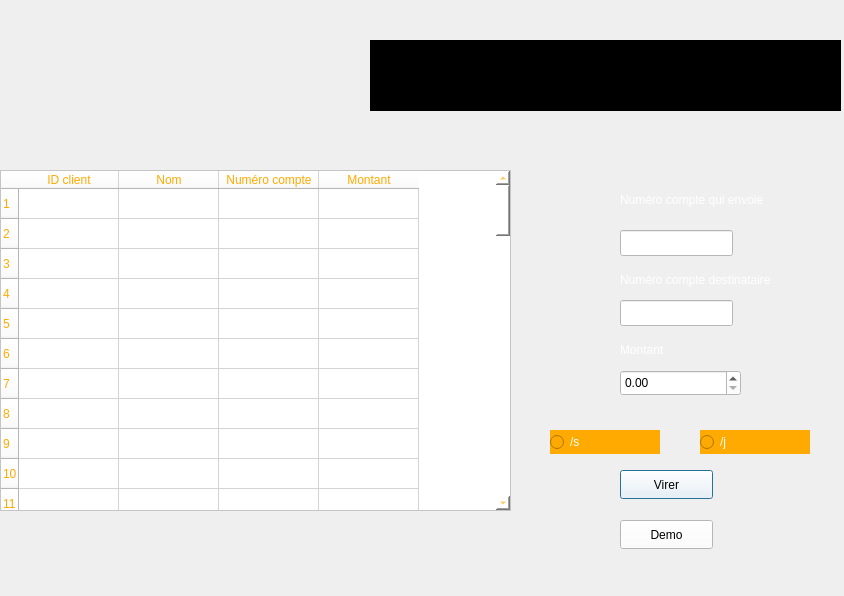
<?xml version="1.0" encoding="UTF-8"?>
<ui version="4.0">
 <class>afficher_compte</class>
 <widget class="QDialog" name="afficher_compte">
  <property name="geometry">
   <rect>
    <x>0</x>
    <y>0</y>
    <width>844</width>
    <height>596</height>
   </rect>
  </property>
  <property name="windowTitle">
   <string>Dialog</string>
  </property>
  <widget class="QLabel" name="label_2">
   <property name="geometry">
    <rect>
     <x>0</x>
     <y>-10</y>
     <width>391</width>
     <height>171</height>
    </rect>
   </property>
   <property name="text">
    <string/>
   </property>
   <property name="pixmap">
    <pixmap>../../Images/Captures d’écran/LOGO1.png</pixmap>
   </property>
  </widget>
  <widget class="QLabel" name="labelNomGestionnaire">
   <property name="geometry">
    <rect>
     <x>370</x>
     <y>40</y>
     <width>471</width>
     <height>71</height>
    </rect>
   </property>
   <property name="styleSheet">
    <string notr="true">color: rgb(255, 255, 255);
font: 700 18pt &quot;Segoe UI&quot;;
background-color: rgb(0, 0, 0);</string>
   </property>
   <property name="text">
    <string/>
   </property>
   <property name="alignment">
    <set>Qt::AlignCenter</set>
   </property>
  </widget>
  <widget class="QTableWidget" name="tableau_comptes">
   <property name="geometry">
    <rect>
     <x>0</x>
     <y>170</y>
     <width>511</width>
     <height>341</height>
    </rect>
   </property>
   <property name="cursor" stdset="0">
    <cursorShape>PointingHandCursor</cursorShape>
   </property>
   <property name="styleSheet">
    <string notr="true">font: 700 10pt &quot;Segoe UI&quot;;
color: rgb(255, 170, 0);
background-color: rgb(255, 255, 255);</string>
   </property>
   <property name="showGrid">
    <bool>true</bool>
   </property>
   <property name="wordWrap">
    <bool>true</bool>
   </property>
   <property name="cornerButtonEnabled">
    <bool>true</bool>
   </property>
   <property name="rowCount">
    <number>60</number>
   </property>
   <property name="columnCount">
    <number>4</number>
   </property>
   <row/>
   <row/>
   <row/>
   <row/>
   <row/>
   <row/>
   <row/>
   <row/>
   <row/>
   <row/>
   <row/>
   <row/>
   <row/>
   <row/>
   <row/>
   <row/>
   <row/>
   <row/>
   <row/>
   <row/>
   <row/>
   <row/>
   <row/>
   <row/>
   <row/>
   <row/>
   <row/>
   <row/>
   <row/>
   <row/>
   <row/>
   <row/>
   <row/>
   <row/>
   <row/>
   <row/>
   <row/>
   <row/>
   <row/>
   <row/>
   <row/>
   <row/>
   <row/>
   <row/>
   <row/>
   <row/>
   <row/>
   <row/>
   <row/>
   <row/>
   <row/>
   <row/>
   <row/>
   <row/>
   <row/>
   <row/>
   <row/>
   <row/>
   <row/>
   <row/>
   <column>
    <property name="text">
     <string>ID client</string>
    </property>
   </column>
   <column>
    <property name="text">
     <string>Nom</string>
    </property>
   </column>
   <column>
    <property name="text">
     <string>Numéro compte</string>
    </property>
   </column>
   <column>
    <property name="text">
     <string>Montant</string>
    </property>
   </column>
  </widget>
  <widget class="QLineEdit" name="compteSource">
   <property name="geometry">
    <rect>
     <x>620</x>
     <y>230</y>
     <width>113</width>
     <height>26</height>
    </rect>
   </property>
   <property name="styleSheet">
    <string notr="true">color: rgb(0, 0, 0);
background-color: rgb(255, 255, 255);</string>
   </property>
  </widget>
  <widget class="QLineEdit" name="compteDestinataire">
   <property name="geometry">
    <rect>
     <x>620</x>
     <y>300</y>
     <width>113</width>
     <height>26</height>
    </rect>
   </property>
   <property name="styleSheet">
    <string notr="true">color: rgb(0, 0, 0);
background-color: rgb(255, 255, 255);</string>
   </property>
  </widget>
  <widget class="QLabel" name="label">
   <property name="geometry">
    <rect>
     <x>620</x>
     <y>190</y>
     <width>181</width>
     <height>20</height>
    </rect>
   </property>
   <property name="styleSheet">
    <string notr="true">color: rgb(255, 255, 255);
font: 700 10pt &quot;Segoe UI&quot;;</string>
   </property>
   <property name="text">
    <string>Numéro compte qui envoie</string>
   </property>
  </widget>
  <widget class="QLabel" name="label_3">
   <property name="geometry">
    <rect>
     <x>620</x>
     <y>270</y>
     <width>181</width>
     <height>20</height>
    </rect>
   </property>
   <property name="styleSheet">
    <string notr="true">color: rgb(255, 255, 255);
font: 700 10pt &quot;Segoe UI&quot;;</string>
   </property>
   <property name="text">
    <string>Numéro compte destinataire</string>
   </property>
  </widget>
  <widget class="QPushButton" name="virement">
   <property name="geometry">
    <rect>
     <x>620</x>
     <y>470</y>
     <width>93</width>
     <height>29</height>
    </rect>
   </property>
   <property name="cursor">
    <cursorShape>PointingHandCursor</cursorShape>
   </property>
   <property name="styleSheet">
    <string notr="true">color: rgb(0, 0, 0);
background-color: rgb(255, 255, 255);</string>
   </property>
   <property name="text">
    <string>Virer</string>
   </property>
  </widget>
  <widget class="QLabel" name="label_4">
   <property name="geometry">
    <rect>
     <x>620</x>
     <y>340</y>
     <width>181</width>
     <height>20</height>
    </rect>
   </property>
   <property name="styleSheet">
    <string notr="true">color: rgb(255, 255, 255);
font: 700 10pt &quot;Segoe UI&quot;;</string>
   </property>
   <property name="text">
    <string>Montant</string>
   </property>
  </widget>
  <widget class="QDoubleSpinBox" name="montant">
   <property name="geometry">
    <rect>
     <x>620</x>
     <y>370</y>
     <width>121</width>
     <height>26</height>
    </rect>
   </property>
   <property name="cursor">
    <cursorShape>PointingHandCursor</cursorShape>
   </property>
   <property name="styleSheet">
    <string notr="true">color: rgb(0, 0, 0);
background-color: rgb(255, 255, 255);</string>
   </property>
   <property name="maximum">
    <double>1000000000000.000000000000000</double>
   </property>
  </widget>
  <widget class="QRadioButton" name="se">
   <property name="geometry">
    <rect>
     <x>550</x>
     <y>430</y>
     <width>110</width>
     <height>24</height>
    </rect>
   </property>
   <property name="cursor">
    <cursorShape>PointingHandCursor</cursorShape>
   </property>
   <property name="styleSheet">
    <string notr="true">color: rgb(255, 255, 255);
background-color: rgb(255, 170, 0);</string>
   </property>
   <property name="text">
    <string>/s</string>
   </property>
  </widget>
  <widget class="QRadioButton" name="jo">
   <property name="geometry">
    <rect>
     <x>700</x>
     <y>430</y>
     <width>110</width>
     <height>24</height>
    </rect>
   </property>
   <property name="cursor">
    <cursorShape>PointingHandCursor</cursorShape>
   </property>
   <property name="styleSheet">
    <string notr="true">color: rgb(255, 255, 255);
background-color: rgb(255, 170, 0);</string>
   </property>
   <property name="text">
    <string>/j</string>
   </property>
  </widget>
  <widget class="QPushButton" name="virement_demo">
   <property name="geometry">
    <rect>
     <x>620</x>
     <y>520</y>
     <width>93</width>
     <height>29</height>
    </rect>
   </property>
   <property name="cursor">
    <cursorShape>PointingHandCursor</cursorShape>
   </property>
   <property name="styleSheet">
    <string notr="true">background-color: rgb(255, 255, 255);</string>
   </property>
   <property name="text">
    <string>Demo</string>
   </property>
  </widget>
 </widget>
 <resources/>
 <connections/>
</ui>
